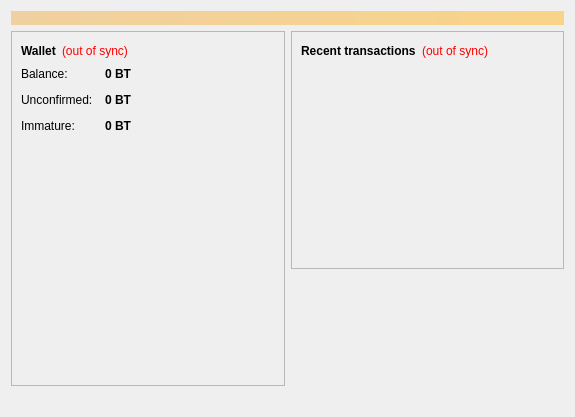
<?xml version="1.0" encoding="UTF-8"?>
<ui version="4.0">
 <class>OverviewPage</class>
 <widget class="QWidget" name="OverviewPage">
  <property name="geometry">
   <rect>
    <x>0</x>
    <y>0</y>
    <width>575</width>
    <height>417</height>
   </rect>
  </property>
  <property name="windowTitle">
   <string>Form</string>
  </property>
  <layout class="QVBoxLayout" name="topLayout">
   <item>
    <widget class="QLabel" name="labelAlerts">
     <property name="visible">
      <bool>false</bool>
     </property>
     <property name="styleSheet">
      <string notr="true">background-color: qlineargradient(x1: 0, y1: 0, x2: 1, y2: 0, stop:0 #F0D0A0, stop:1 #F8D488); color:#000000;</string>
     </property>
     <property name="wordWrap">
      <bool>true</bool>
     </property>
     <property name="margin">
      <number>3</number>
     </property>
    </widget>
   </item>
   <item>
    <layout class="QHBoxLayout" name="horizontalLayout" stretch="1,1">
     <item>
      <layout class="QVBoxLayout" name="verticalLayout_2">
       <item>
        <widget class="QFrame" name="frame">
         <property name="frameShape">
          <enum>QFrame::StyledPanel</enum>
         </property>
         <property name="frameShadow">
          <enum>QFrame::Raised</enum>
         </property>
         <layout class="QVBoxLayout" name="verticalLayout_4">
          <item>
           <layout class="QHBoxLayout" name="horizontalLayout_4">
            <item>
             <widget class="QLabel" name="label_5">
              <property name="font">
               <font>
                <weight>75</weight>
                <bold>true</bold>
               </font>
              </property>
              <property name="text">
               <string>Wallet</string>
              </property>
             </widget>
            </item>
            <item>
             <widget class="QLabel" name="labelWalletStatus">
              <property name="toolTip">
               <string>The displayed information may be out of date. Your wallet automatically synchronizes with the BitTor network after a connection is established, but this process has not completed yet.</string>
              </property>
              <property name="styleSheet">
               <string notr="true">QLabel { color: red; }</string>
              </property>
              <property name="text">
               <string notr="true">(out of sync)</string>
              </property>
              <property name="alignment">
               <set>Qt::AlignLeading|Qt::AlignLeft|Qt::AlignVCenter</set>
              </property>
             </widget>
            </item>
            <item>
             <spacer name="horizontalSpacer_2">
              <property name="orientation">
               <enum>Qt::Horizontal</enum>
              </property>
              <property name="sizeHint" stdset="0">
               <size>
                <width>40</width>
                <height>20</height>
               </size>
              </property>
             </spacer>
            </item>
           </layout>
          </item>
          <item>
           <layout class="QFormLayout" name="formLayout_2">
            <property name="fieldGrowthPolicy">
             <enum>QFormLayout::AllNonFixedFieldsGrow</enum>
            </property>
            <property name="horizontalSpacing">
             <number>12</number>
            </property>
            <property name="verticalSpacing">
             <number>12</number>
            </property>
            <item row="0" column="0">
             <widget class="QLabel" name="label">
              <property name="text">
               <string>Balance:</string>
              </property>
             </widget>
            </item>
            <item row="0" column="1">
             <widget class="QLabel" name="labelBalance">
              <property name="font">
               <font>
                <weight>75</weight>
                <bold>true</bold>
               </font>
              </property>
              <property name="cursor">
               <cursorShape>IBeamCursor</cursorShape>
              </property>
              <property name="toolTip">
               <string>Your current balance</string>
              </property>
              <property name="text">
               <string notr="true">0 BT</string>
              </property>
              <property name="textInteractionFlags">
               <set>Qt::LinksAccessibleByMouse|Qt::TextSelectableByKeyboard|Qt::TextSelectableByMouse</set>
              </property>
             </widget>
            </item>
            <item row="1" column="0">
             <widget class="QLabel" name="label_3">
              <property name="text">
               <string>Unconfirmed:</string>
              </property>
             </widget>
            </item>
            <item row="1" column="1">
             <widget class="QLabel" name="labelUnconfirmed">
              <property name="font">
               <font>
                <weight>75</weight>
                <bold>true</bold>
               </font>
              </property>
              <property name="cursor">
               <cursorShape>IBeamCursor</cursorShape>
              </property>
              <property name="toolTip">
               <string>Total of transactions that have yet to be confirmed, and do not yet count toward the current balance</string>
              </property>
              <property name="text">
               <string notr="true">0 BT</string>
              </property>
              <property name="textInteractionFlags">
               <set>Qt::LinksAccessibleByMouse|Qt::TextSelectableByKeyboard|Qt::TextSelectableByMouse</set>
              </property>
             </widget>
            </item>
            <item row="2" column="0">
             <widget class="QLabel" name="labelImmatureText">
              <property name="text">
               <string>Immature:</string>
              </property>
             </widget>
            </item>
            <item row="2" column="1">
             <widget class="QLabel" name="labelImmature">
              <property name="font">
               <font>
                <weight>75</weight>
                <bold>true</bold>
               </font>
              </property>
              <property name="toolTip">
               <string>Mined balance that has not yet matured</string>
              </property>
              <property name="text">
               <string notr="true">0 BT</string>
              </property>
              <property name="textInteractionFlags">
               <set>Qt::LinksAccessibleByMouse|Qt::TextSelectableByKeyboard|Qt::TextSelectableByMouse</set>
              </property>
             </widget>
            </item>
           </layout>
          </item>
          <item>
           <spacer name="verticalSpacer">
            <property name="orientation">
             <enum>Qt::Vertical</enum>
            </property>
            <property name="sizeHint" stdset="0">
             <size>
              <width>20</width>
              <height>40</height>
             </size>
            </property>
           </spacer>
          </item>
         </layout>
        </widget>
       </item>
       <item>
        <widget class="QLabel" name="label_2">
         <property name="text">
          <string>&lt;html&gt;&lt;head/&gt;&lt;body&gt;&lt;p align=&quot;center&quot;&gt;&lt;img src=&quot;:/images/wallet&quot;/&gt;&lt;/p&gt;&lt;/body&gt;&lt;/html&gt;</string>
         </property>
        </widget>
       </item>
      </layout>
     </item>
     <item>
      <layout class="QVBoxLayout" name="verticalLayout_3">
       <item>
        <widget class="QFrame" name="frame_2">
         <property name="frameShape">
          <enum>QFrame::StyledPanel</enum>
         </property>
         <property name="frameShadow">
          <enum>QFrame::Raised</enum>
         </property>
         <layout class="QVBoxLayout" name="verticalLayout">
          <item>
           <layout class="QHBoxLayout" name="horizontalLayout_2">
            <item>
             <widget class="QLabel" name="label_4">
              <property name="text">
               <string>&lt;b&gt;Recent transactions&lt;/b&gt;</string>
              </property>
             </widget>
            </item>
            <item>
             <widget class="QLabel" name="labelTransactionsStatus">
              <property name="toolTip">
               <string>The displayed information may be out of date. Your wallet automatically synchronizes with the BitTor network after a connection is established, but this process has not completed yet.</string>
              </property>
              <property name="styleSheet">
               <string notr="true">QLabel { color: red; }</string>
              </property>
              <property name="text">
               <string notr="true">(out of sync)</string>
              </property>
              <property name="alignment">
               <set>Qt::AlignRight|Qt::AlignTrailing|Qt::AlignVCenter</set>
              </property>
             </widget>
            </item>
            <item>
             <spacer name="horizontalSpacer">
              <property name="orientation">
               <enum>Qt::Horizontal</enum>
              </property>
              <property name="sizeHint" stdset="0">
               <size>
                <width>40</width>
                <height>20</height>
               </size>
              </property>
             </spacer>
            </item>
           </layout>
          </item>
          <item>
           <widget class="QListView" name="listTransactions">
            <property name="styleSheet">
             <string notr="true">QListView { background: transparent; }</string>
            </property>
            <property name="frameShape">
             <enum>QFrame::NoFrame</enum>
            </property>
            <property name="verticalScrollBarPolicy">
             <enum>Qt::ScrollBarAlwaysOff</enum>
            </property>
            <property name="horizontalScrollBarPolicy">
             <enum>Qt::ScrollBarAlwaysOff</enum>
            </property>
            <property name="selectionMode">
             <enum>QAbstractItemView::NoSelection</enum>
            </property>
           </widget>
          </item>
         </layout>
        </widget>
       </item>
       <item>
        <spacer name="verticalSpacer_2">
         <property name="orientation">
          <enum>Qt::Vertical</enum>
         </property>
         <property name="sizeHint" stdset="0">
          <size>
           <width>20</width>
           <height>40</height>
          </size>
         </property>
        </spacer>
       </item>
      </layout>
     </item>
    </layout>
   </item>
  </layout>
 </widget>
 <resources/>
 <connections/>
</ui>
